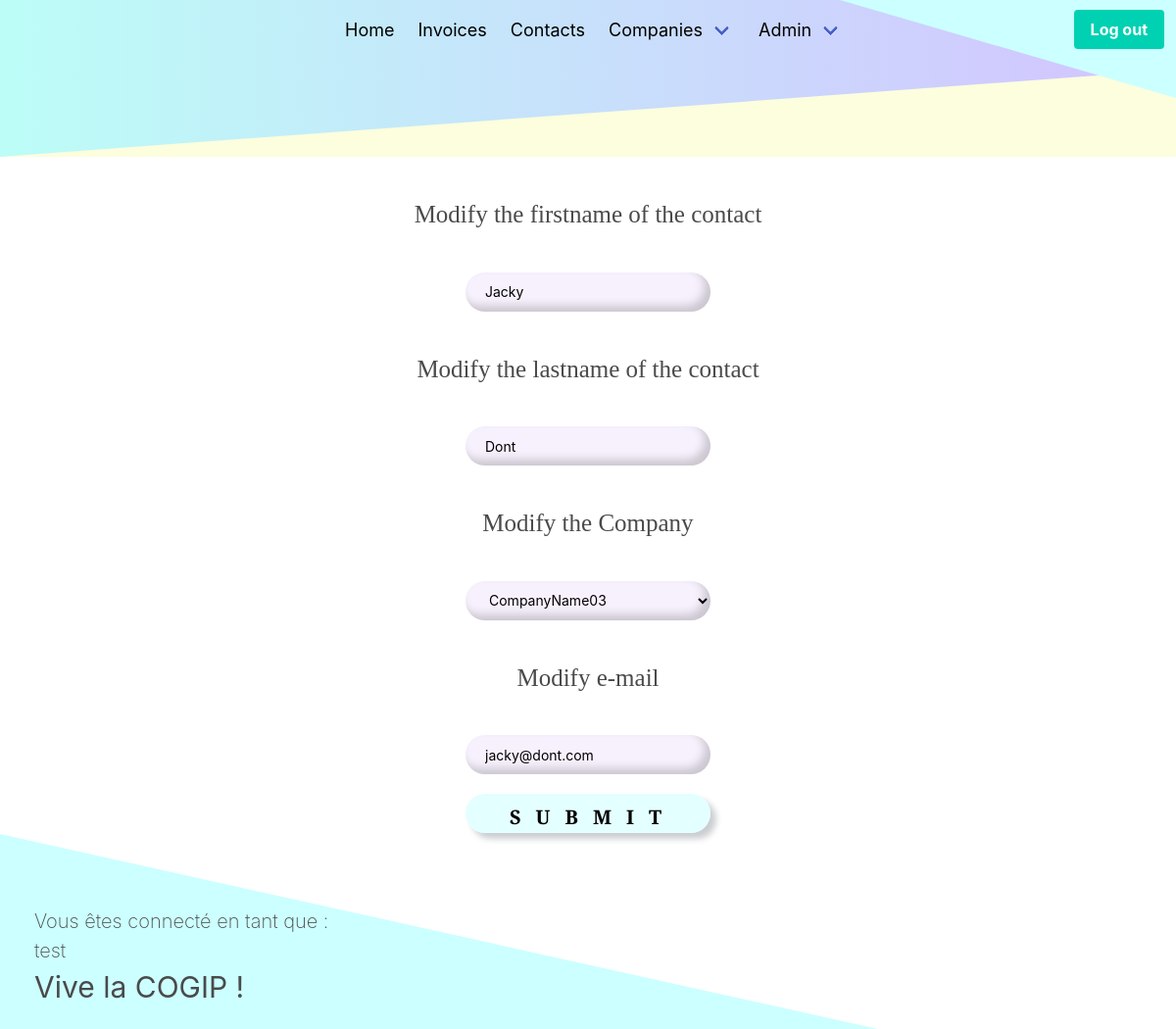
The app's page /update_people/id/8 (signed in) with its own data.
### tables this page shows
CREATE TABLE `people` (
  `id` int(11) NOT NULL,
  `firstname` varchar(30) NOT NULL,
  `lastname` varchar(30) NOT NULL,
  `email` varchar(30) NOT NULL,
  `company_id` int(11) NOT NULL
);

CREATE TABLE `company` (
  `id` int(11) NOT NULL,
  `name` varchar(50) NOT NULL,
  `country` varchar(50) NOT NULL,
  `VAT_number` varchar(12) NOT NULL,
  `type_id` int(11) NOT NULL
);

### src/Controller/UpdateContactController.php (called while the page is built, shortened)
<?php
$companies = new CompanyList();
$companies->setAllList();
$companies = $companies->getAllList()->fetchAll();
$poeple = new UpdatePoeple();
$poeple = $poeple->getUpdatePoeple($id)->fetch();
require __DIR__ . '/../view/modify-pages/modify_contact.php';

### public/index.php (called while the page is built, shortened)
<?php
get('/update_people/id/$id', "../src/Controller/UpdateContactController.php");

### src/Model/CompanyList.php (called while the page is built, shortened)
<?php
class CompanyList{
    public function __construct()
    {
        global $db;
        $this->db = $db;
    }
    public function setAllList()
    {
        $query = $this->db->prepare("SELECT c.id as id_company, c.name, VAT_number, country, t.name as type FROM company as c INNER JOIN type as t ON c.type_id = t.id ORDER BY c.id ASC");
        $query->execute();
        $this->query = $query;
    }
    public function getAllList()
    {
        return $this->query;
    }
}

### src/Model/UpdatePoeple.php (called while the page is built, shortened)
<?php
class UpdatePoeple
{
    public function __construct()
    {
        global $db;
        $this->db = $db;
    }
    public function getUpdatePoeple($param)
    {
        $query = $this->db->prepare("SELECT * FROM people WHERE id = $param");
        $query->execute();
        $this->query = $query;
        return $this->query;
    }
}

### src/View/modify-pages/modify_contact.php (the view)
<?php  require __DIR__.'/../surround/header.php' ?>
<div class='form'>
    <form action="" method="POST">
        <label for="name" class='labelModif'>Modify the firstname of the contact</label>
        <input type="text" name="Update_contact_firstname" value="<?php echo $poeple['firstname'] ?>" id="firstname">
        <label for="name" class='labelModif'>Modify the lastname of the contact</label>
        <input type="text" name="Update_contact_lastname" value="<?php echo $poeple['lastname'] ?>" id="lastname">
        <label for="type" class='labelModif'>Modify the Company</label>
        <select name="company" id="company">
            <?php foreach ($companies as $data) {
                ?>
                <option value='<?php echo $data['id_company']?>' <?php echo $data['id_company'] === $poeple["company_id"] ? "selected" : "" ?>><?php echo $data["name"] ?></option>
                <?php
            }
            ?>
        </select>
        <label for="email" class='labelModif'>Modify e-mail</label>
        <input type="email" name="Update_contact_email" value="<?php echo $poeple['email'] ?>" id="email">
        <input type="submit" name="update_submit" class='log'>
    </form>
</div>
<?php require __DIR__.'/../surround/footer.php' ?>

### public/assets/css/main.css (style rules this page uses)
body, html { height: 100%; }
label { padding: 40px; text-align: center; font-family: "Source Serif Pro", serif; font-size: 25px; font-weight: 400; }
.log { height: 40px; width: 250px; margin-top: 30px; border-radius: 15px; letter-spacing: 15px; text-transform: uppercase; font-family: "Source Serif Pro", serif; font-size: 20px; }
* { -webkit-box-sizing: border-box !important; box-sizing: border-box !important; }
html { background: url("https://raw.githubusercontent.com/Richardtristan/PHP-challenge-2/Eli/public/assets/img/real-bg.png") no-repeat center center fixed; background-size: cover; height: 100%; overflow: hidden; }
body { display: -webkit-box; display: -ms-flexbox; display: flex; -webkit-box-orient: vertical; -webkit-box-direction: normal; -ms-flex-direction: column; flex-direction: column; height: 100vh; }
.block, .form { -webkit-box-flex: 1; -ms-flex: 1 0 auto; flex: 1 0 auto; }
form { display: -webkit-box !important; display: -ms-flexbox !important; display: flex !important; -webkit-box-orient: vertical !important; -webkit-box-direction: normal !important; -ms-flex-direction: column !important; flex-direction: column !important; -webkit-box-align: center; -ms-flex-align: center; align-items: center; }
button, .log, input[type=submit] { margin-top: 20px; background: #ccffff88; height: 40px; border-radius: 20px; cursor: pointer; font-weight: 900; -webkit-box-shadow: 6px 6px 6px #cbced1, -6px -6px 6px white; box-shadow: 6px 6px 6px #cbced1, -6px -6px 6px white; -webkit-transition: 0.5s; transition: 0.5s; cursor: pointer; }
form input, button, select { width: 100%; padding: 0; border: none; outline: none; -webkit-box-sizing: border-box; box-sizing: border-box; }
form input, select { background: #b88aec1f; padding: 10px; padding-left: 20px; height: 40px; width: 250px; font-size: 14px; border-radius: 50px; -webkit-box-shadow: -6px -6px 6px white, inset -6px -6px 10px #0000002f; box-shadow: -6px -6px 6px white, inset -6px -6px 10px #0000002f; }
form input ::placeholder, select ::placeholder { color: gray; }

### records on screen
people: Update_contact_firstname "Jacky", Update_contact_lastname "Dont", company "CompanyName03", Update_contact_email "jacky@dont.com"

### other values on screen
$_SESSION['username'] "test"
